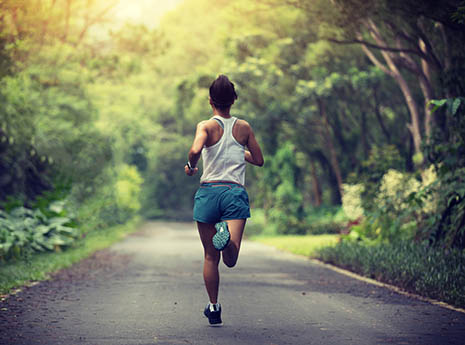
#> input picture python/img/run.jpg, 465 x 345 px
$ python crop.py
#> lines starting #> are read from the running program, lines starting #| are printed output that depends on the picture
import cv2

img = cv2.imread("img/run.jpg")
#> img is the input picture: shape (345, 465, 3); mean B, G, R 99, 121.2, 117

h,w = img.shape[:2]
#> h = 345; w = 465

#print(h,w)

cv2.imshow("original",img)


y = int(h) -100
#> y = 245

x = int(w) -100
#> x = 365

output = img[0:y,0:x]
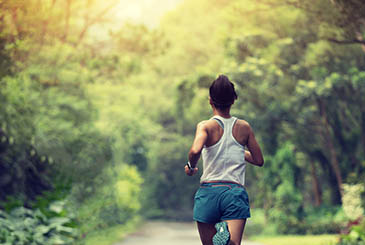
#> output: shape (245, 365, 3); mean B, G, R 102.3, 140.2, 134.1

cv2.imshow("output",output)

cv2.waitKey(0)
